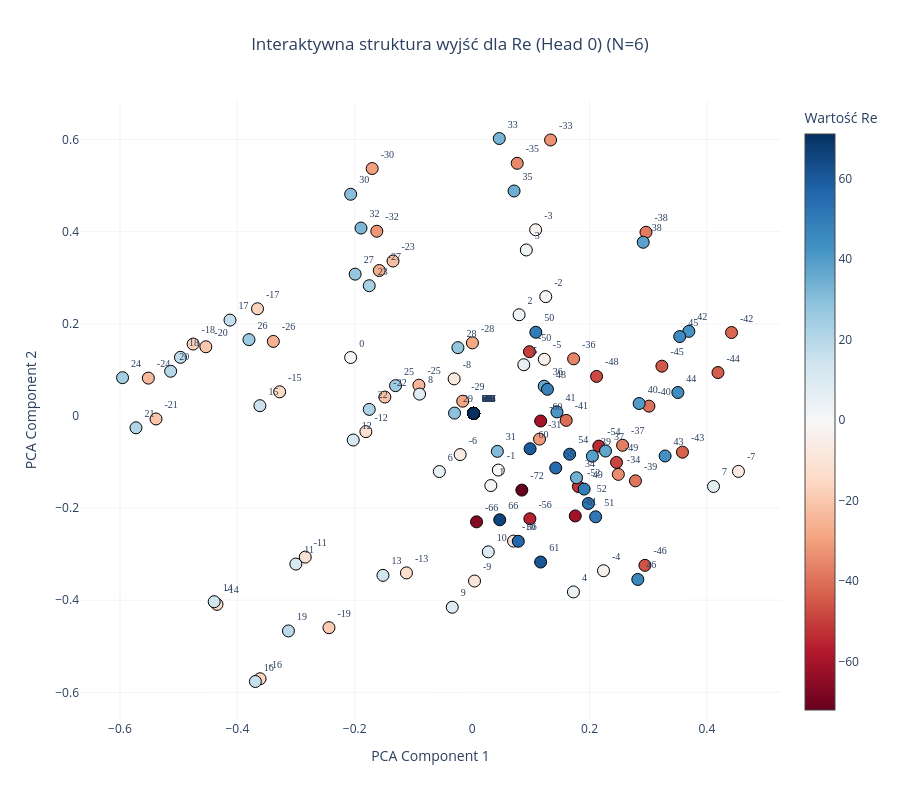
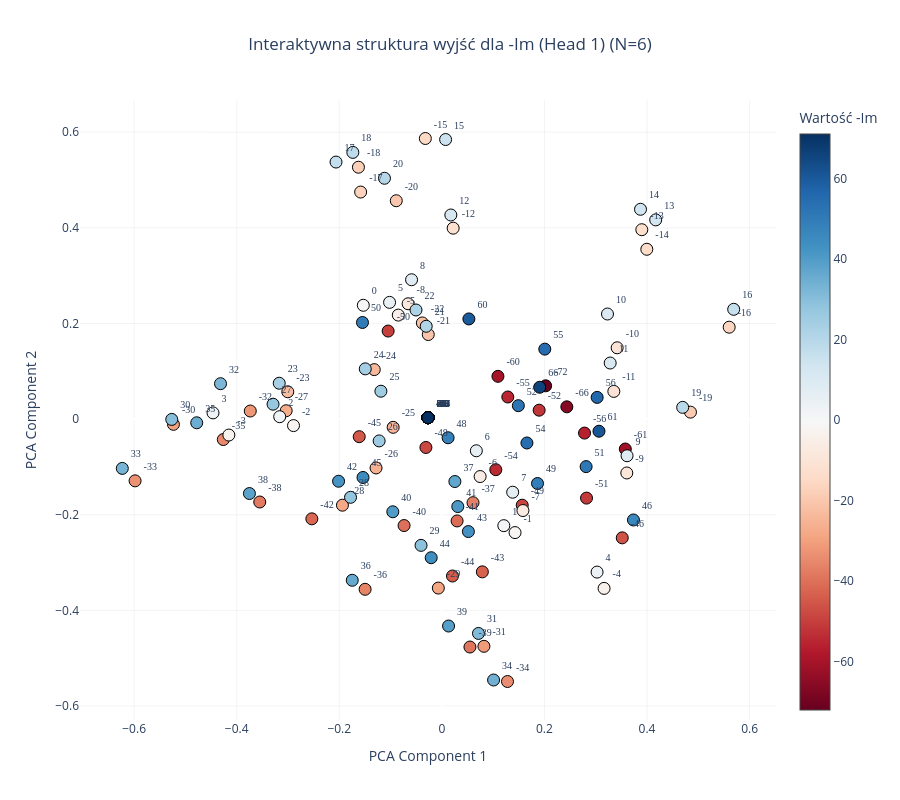
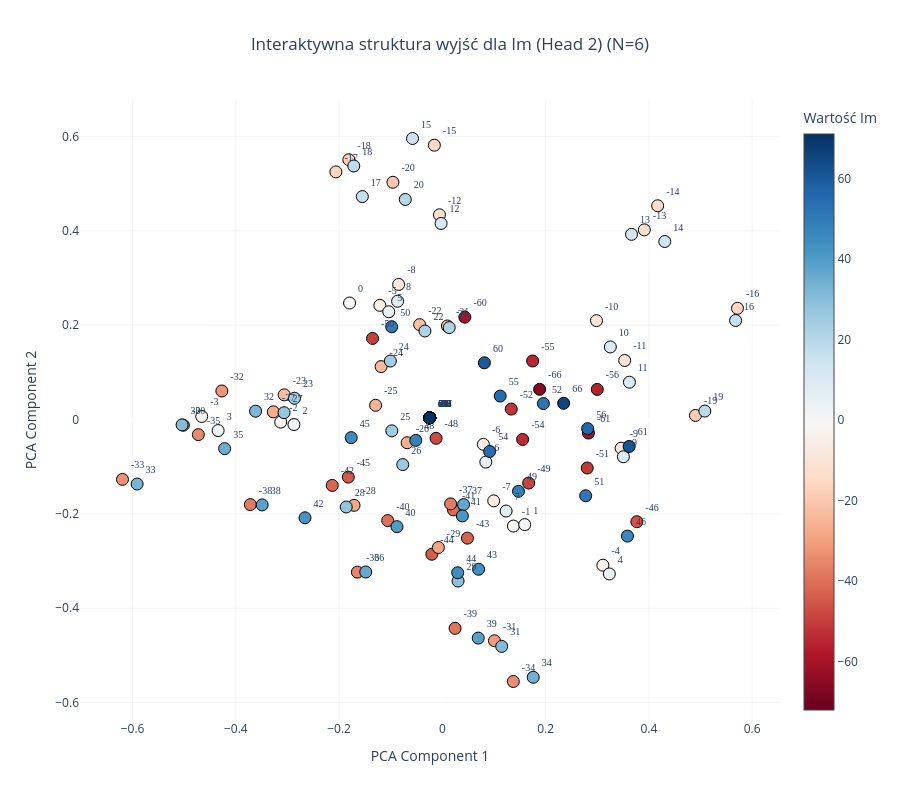
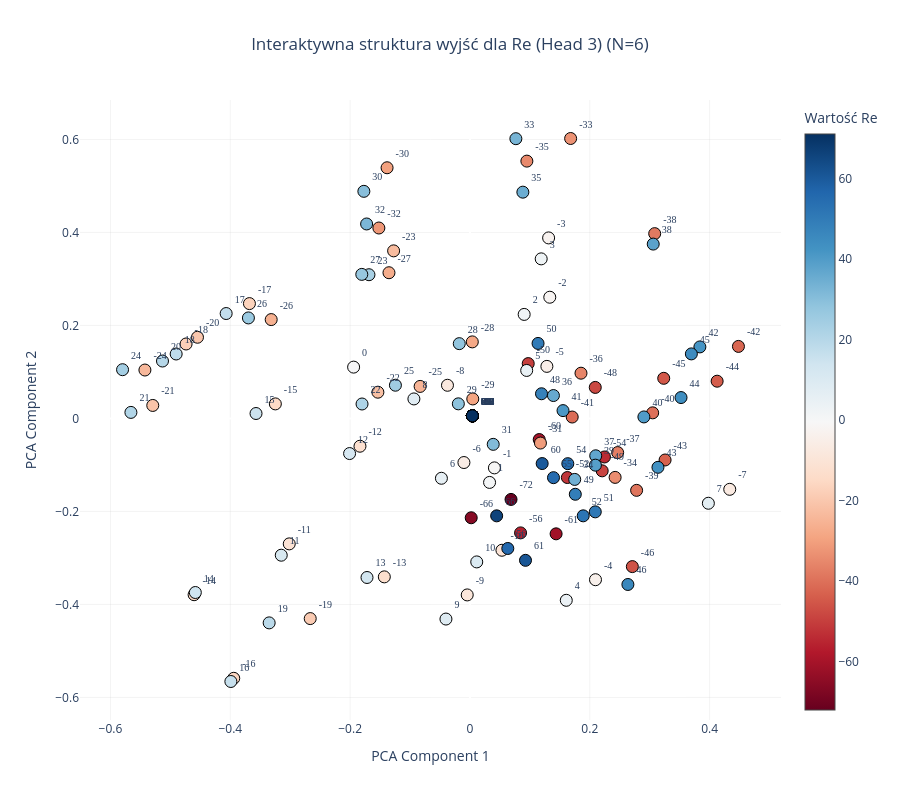

Notebook code for these charts, in order:
### Code cell
# Wizualizacja pierwszej głowicy rzeczywistej (Head 0)
plot_output_head_plotly(model, N=N, head_idx=0)

plot_output_head_plotly(model, N=N, head_idx=1)

# Wizualizacja głowicy urojonej (Head 2)
plot_output_head_plotly(model, N=N, head_idx=2)

plot_output_head_plotly(model, N=N, head_idx=3)

### Figure 1 — Plotly figure (JSON) as saved in the notebook; plotly's stock layout.template omitted (floating-point values rounded to 4 significant figures; data arrays with more than 128 entries replaced by an {"elided": "..."} marker saying what was removed)
{"data": [{"hoverinfo": "text", "hovertext": {"elided": "144 str values"}, "marker": {"color": {"elided": "144 int values"}, "colorbar": {"title": {"text": "Wartość Re"}}, "colorscale": [[0, "rgb(103,0,31)"], [0.1, "rgb(178,24,43)"], [0.2, "rgb(214,96,77)"], [0.3, "rgb(244,165,130)"], [0.4, "rgb(253,219,199)"], [0.5, "rgb(247,247,247)"], [0.6, "rgb(209,229,240)"], [0.7, "rgb(146,197,222)"], [0.8, "rgb(67,147,195)"], [0.9, "rgb(33,102,172)"], [1, "rgb(5,48,97)"]], "line": {"color": "Black", "width": 1}, "showscale": true, "size": 12}, "mode": "markers+text", "text": {"elided": "144 str values"}, "textfont": {"family": "Arial Black", "size": 10}, "textposition": "top right", "type": "scatter", "x": {"elided": "144 float values"}, "y": {"elided": "144 float values"}}], "layout": {"height": 800, "paper_bgcolor": "white", "plot_bgcolor": "white", "showlegend": false, "title": {"text": "Interaktywna struktura wyjść dla Re (Head 0) (N=6)", "x": 0.5, "xanchor": "center"}, "width": 900, "xaxis": {"gridcolor": "rgba(200,200,200,0.2)", "title": {"text": "PCA Component 1"}}, "yaxis": {"gridcolor": "rgba(200,200,200,0.2)", "title": {"text": "PCA Component 2"}}}}

### Figure 2 — Plotly figure (JSON) as saved in the notebook; plotly's stock layout.template omitted (floating-point values rounded to 4 significant figures; data arrays with more than 128 entries replaced by an {"elided": "..."} marker saying what was removed)
{"data": [{"hoverinfo": "text", "hovertext": {"elided": "144 str values"}, "marker": {"color": {"elided": "144 int values"}, "colorbar": {"title": {"text": "Wartość -Im"}}, "colorscale": [[0, "rgb(103,0,31)"], [0.1, "rgb(178,24,43)"], [0.2, "rgb(214,96,77)"], [0.3, "rgb(244,165,130)"], [0.4, "rgb(253,219,199)"], [0.5, "rgb(247,247,247)"], [0.6, "rgb(209,229,240)"], [0.7, "rgb(146,197,222)"], [0.8, "rgb(67,147,195)"], [0.9, "rgb(33,102,172)"], [1, "rgb(5,48,97)"]], "line": {"color": "Black", "width": 1}, "showscale": true, "size": 12}, "mode": "markers+text", "text": {"elided": "144 str values"}, "textfont": {"family": "Arial Black", "size": 10}, "textposition": "top right", "type": "scatter", "x": {"elided": "144 float values"}, "y": {"elided": "144 float values"}}], "layout": {"height": 800, "paper_bgcolor": "white", "plot_bgcolor": "white", "showlegend": false, "title": {"text": "Interaktywna struktura wyjść dla -Im (Head 1) (N=6)", "x": 0.5, "xanchor": "center"}, "width": 900, "xaxis": {"gridcolor": "rgba(200,200,200,0.2)", "title": {"text": "PCA Component 1"}}, "yaxis": {"gridcolor": "rgba(200,200,200,0.2)", "title": {"text": "PCA Component 2"}}}}

### Figure 3 — Plotly figure (JSON) as saved in the notebook; plotly's stock layout.template omitted (floating-point values rounded to 4 significant figures; data arrays with more than 128 entries replaced by an {"elided": "..."} marker saying what was removed)
{"data": [{"hoverinfo": "text", "hovertext": {"elided": "144 str values"}, "marker": {"color": {"elided": "144 int values"}, "colorbar": {"title": {"text": "Wartość Im"}}, "colorscale": [[0, "rgb(103,0,31)"], [0.1, "rgb(178,24,43)"], [0.2, "rgb(214,96,77)"], [0.3, "rgb(244,165,130)"], [0.4, "rgb(253,219,199)"], [0.5, "rgb(247,247,247)"], [0.6, "rgb(209,229,240)"], [0.7, "rgb(146,197,222)"], [0.8, "rgb(67,147,195)"], [0.9, "rgb(33,102,172)"], [1, "rgb(5,48,97)"]], "line": {"color": "Black", "width": 1}, "showscale": true, "size": 12}, "mode": "markers+text", "text": {"elided": "144 str values"}, "textfont": {"family": "Arial Black", "size": 10}, "textposition": "top right", "type": "scatter", "x": {"elided": "144 float values"}, "y": {"elided": "144 float values"}}], "layout": {"height": 800, "paper_bgcolor": "white", "plot_bgcolor": "white", "showlegend": false, "title": {"text": "Interaktywna struktura wyjść dla Im (Head 2) (N=6)", "x": 0.5, "xanchor": "center"}, "width": 900, "xaxis": {"gridcolor": "rgba(200,200,200,0.2)", "title": {"text": "PCA Component 1"}}, "yaxis": {"gridcolor": "rgba(200,200,200,0.2)", "title": {"text": "PCA Component 2"}}}}

### Figure 4 — Plotly figure (JSON) as saved in the notebook; plotly's stock layout.template omitted (floating-point values rounded to 4 significant figures; data arrays with more than 128 entries replaced by an {"elided": "..."} marker saying what was removed)
{"data": [{"hoverinfo": "text", "hovertext": {"elided": "144 str values"}, "marker": {"color": {"elided": "144 int values"}, "colorbar": {"title": {"text": "Wartość Re"}}, "colorscale": [[0, "rgb(103,0,31)"], [0.1, "rgb(178,24,43)"], [0.2, "rgb(214,96,77)"], [0.3, "rgb(244,165,130)"], [0.4, "rgb(253,219,199)"], [0.5, "rgb(247,247,247)"], [0.6, "rgb(209,229,240)"], [0.7, "rgb(146,197,222)"], [0.8, "rgb(67,147,195)"], [0.9, "rgb(33,102,172)"], [1, "rgb(5,48,97)"]], "line": {"color": "Black", "width": 1}, "showscale": true, "size": 12}, "mode": "markers+text", "text": {"elided": "144 str values"}, "textfont": {"family": "Arial Black", "size": 10}, "textposition": "top right", "type": "scatter", "x": {"elided": "144 float values"}, "y": {"elided": "144 float values"}}], "layout": {"height": 800, "paper_bgcolor": "white", "plot_bgcolor": "white", "showlegend": false, "title": {"text": "Interaktywna struktura wyjść dla Re (Head 3) (N=6)", "x": 0.5, "xanchor": "center"}, "width": 900, "xaxis": {"gridcolor": "rgba(200,200,200,0.2)", "title": {"text": "PCA Component 1"}}, "yaxis": {"gridcolor": "rgba(200,200,200,0.2)", "title": {"text": "PCA Component 2"}}}}
